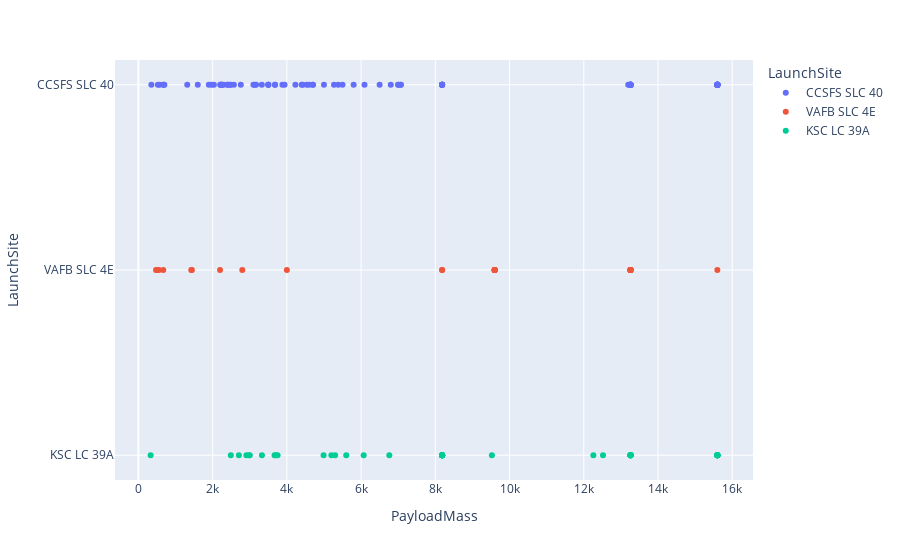

Notebook code cell kept with this figure:
### Markdown cell above
#### 1. Relation between Payload Mass and Launch Site

### Code cell
payload_data = data['PayloadMass']
launchSite_data = data['LaunchSite']

fig = ptly.scatter(data, x= 'PayloadMass' , y= 'LaunchSite', color= 'LaunchSite')
fig.show()

### Figure 1 — Plotly figure (JSON) as saved in the notebook; plotly's stock layout.template omitted (floating-point values rounded to 4 significant figures)
{"data": [{"hovertemplate": "LaunchSite=%{y}<br>PayloadMass=%{x}<extra></extra>", "legendgroup": "CCSFS SLC 40", "marker": {"color": "#636efa", "symbol": "circle"}, "mode": "markers", "name": "CCSFS SLC 40", "orientation": "h", "showlegend": true, "type": "scatter", "x": [8184.0, 525, 677, 3170, 3325, 2296, 1316, 4535, 4428, 2216, 2395, 570, 1898, 4707, 2477, 2034, 5271, 3136, 4696, 3100, 2257, 4600, 5500, 2205, 8184.0, 4230, 6092, 2760, 350, 5384.0, 2410, 7076, 5800, 7060, 2573, 4400, 2482, 13200, 2228.0, 6500, 15600, 5000, 6800, 15600, 15600, 15600, 1977, 15600, 15600, 3880, 8184.0, 15600, 1600, 15600, 3681, 15600, 7000, 3500, 8184.0, 15600, 15600, 15600, 15600, 15600, 15600, 15600, 15600, 7000, 3681, 8184.0, 13260, 13260, 3500, 8184.0, 2240, 13260, 13260, 13260, 8184.0, 13260, 13260, 13260, 8184.0, 3938, 700, 3500, 13260, 13260, 13260, 678, 13260, 13260, 13260], "xaxis": "x", "y": ["CCSFS SLC 40", "CCSFS SLC 40", "CCSFS SLC 40", "CCSFS SLC 40", "CCSFS SLC 40", "CCSFS SLC 40", "CCSFS SLC 40", "CCSFS SLC 40", "CCSFS SLC 40", "CCSFS SLC 40", "CCSFS SLC 40", "CCSFS SLC 40", "CCSFS SLC 40", "CCSFS SLC 40", "CCSFS SLC 40", "CCSFS SLC 40", "CCSFS SLC 40", "CCSFS SLC 40", "CCSFS SLC 40", "CCSFS SLC 40", "CCSFS SLC 40", "CCSFS SLC 40", "CCSFS SLC 40", "CCSFS SLC 40", "CCSFS SLC 40", "CCSFS SLC 40", "CCSFS SLC 40", "CCSFS SLC 40", "CCSFS SLC 40", "CCSFS SLC 40", "CCSFS SLC 40", "CCSFS SLC 40", "CCSFS SLC 40", "CCSFS SLC 40", "CCSFS SLC 40", "CCSFS SLC 40", "CCSFS SLC 40", "CCSFS SLC 40", "CCSFS SLC 40", "CCSFS SLC 40", "CCSFS SLC 40", "CCSFS SLC 40", "CCSFS SLC 40", "CCSFS SLC 40", "CCSFS SLC 40", "CCSFS SLC 40", "CCSFS SLC 40", "CCSFS SLC 40", "CCSFS SLC 40", "CCSFS SLC 40", "CCSFS SLC 40", "CCSFS SLC 40", "CCSFS SLC 40", "CCSFS SLC 40", "CCSFS SLC 40", "CCSFS SLC 40", "CCSFS SLC 40", "CCSFS SLC 40", "CCSFS SLC 40", "CCSFS SLC 40", "CCSFS SLC 40", "CCSFS SLC 40", "CCSFS SLC 40", "CCSFS SLC 40", "CCSFS SLC 40", "CCSFS SLC 40", "CCSFS SLC 40", "CCSFS SLC 40", "CCSFS SLC 40", "CCSFS SLC 40", "CCSFS SLC 40", "CCSFS SLC 40", "CCSFS SLC 40", "CCSFS SLC 40", "CCSFS SLC 40", "CCSFS SLC 40", "CCSFS SLC 40", "CCSFS SLC 40", "CCSFS SLC 40", "CCSFS SLC 40", "CCSFS SLC 40", "CCSFS SLC 40", "CCSFS SLC 40", "CCSFS SLC 40", "CCSFS SLC 40", "CCSFS SLC 40", "CCSFS SLC 40", "CCSFS SLC 40", "CCSFS SLC 40", "CCSFS SLC 40", "CCSFS SLC 40", "CCSFS SLC 40", "CCSFS SLC 40"], "yaxis": "y"}, {"hovertemplate": "LaunchSite=%{y}<br>PayloadMass=%{x}<extra></extra>", "legendgroup": "VAFB SLC 4E", "marker": {"color": "#EF553B", "symbol": "circle"}, "mode": "markers", "name": "VAFB SLC 4E", "orientation": "h", "showlegend": true, "type": "scatter", "x": [500, 553, 9600, 9600, 475, 9600, 9600, 9600, 9600, 2800, 4000, 9600, 1425, 1440, 15600, 670, 13260, 8184.0, 13260, 8184.0, 13260, 2200, 13260, 13260, 13260, 13260], "xaxis": "x", "y": ["VAFB SLC 4E", "VAFB SLC 4E", "VAFB SLC 4E", "VAFB SLC 4E", "VAFB SLC 4E", "VAFB SLC 4E", "VAFB SLC 4E", "VAFB SLC 4E", "VAFB SLC 4E", "VAFB SLC 4E", "VAFB SLC 4E", "VAFB SLC 4E", "VAFB SLC 4E", "VAFB SLC 4E", "VAFB SLC 4E", "VAFB SLC 4E", "VAFB SLC 4E", "VAFB SLC 4E", "VAFB SLC 4E", "VAFB SLC 4E", "VAFB SLC 4E", "VAFB SLC 4E", "VAFB SLC 4E", "VAFB SLC 4E", "VAFB SLC 4E", "VAFB SLC 4E"], "yaxis": "y"}, {"hovertemplate": "LaunchSite=%{y}<br>PayloadMass=%{x}<extra></extra>", "legendgroup": "KSC LC 39A", "marker": {"color": "#00cc96", "symbol": "circle"}, "mode": "markers", "name": "KSC LC 39A", "orientation": "h", "showlegend": true, "type": "scatter", "x": [2490, 5600, 5300, 8184.0, 6070, 2708, 3669, 6761, 2910, 4990, 5200, 3700, 3750, 3000, 12259, 8184.0, 15600, 15600, 9525, 15600, 15600, 15600, 8184.0, 2972, 15600, 15600, 15600, 8184.0, 15600, 3328, 8184.0, 8184.0, 12519, 330, 8184.0, 13260, 13260, 13260, 13260, 8184.0, 8184.0, 13260, 13260, 13260, 8184.0, 13260, 13260, 8184.0], "xaxis": "x", "y": ["KSC LC 39A", "KSC LC 39A", "KSC LC 39A", "KSC LC 39A", "KSC LC 39A", "KSC LC 39A", "KSC LC 39A", "KSC LC 39A", "KSC LC 39A", "KSC LC 39A", "KSC LC 39A", "KSC LC 39A", "KSC LC 39A", "KSC LC 39A", "KSC LC 39A", "KSC LC 39A", "KSC LC 39A", "KSC LC 39A", "KSC LC 39A", "KSC LC 39A", "KSC LC 39A", "KSC LC 39A", "KSC LC 39A", "KSC LC 39A", "KSC LC 39A", "KSC LC 39A", "KSC LC 39A", "KSC LC 39A", "KSC LC 39A", "KSC LC 39A", "KSC LC 39A", "KSC LC 39A", "KSC LC 39A", "KSC LC 39A", "KSC LC 39A", "KSC LC 39A", "KSC LC 39A", "KSC LC 39A", "KSC LC 39A", "KSC LC 39A", "KSC LC 39A", "KSC LC 39A", "KSC LC 39A", "KSC LC 39A", "KSC LC 39A", "KSC LC 39A", "KSC LC 39A", "KSC LC 39A"], "yaxis": "y"}], "layout": {"legend": {"title": {"text": "LaunchSite"}, "tracegroupgap": 0}, "margin": {"t": 60}, "xaxis": {"anchor": "y", "domain": [0, 1], "title": {"text": "PayloadMass"}}, "yaxis": {"anchor": "x", "categoryarray": ["KSC LC 39A", "VAFB SLC 4E", "CCSFS SLC 40"], "categoryorder": "array", "domain": [0, 1], "title": {"text": "LaunchSite"}}}}
